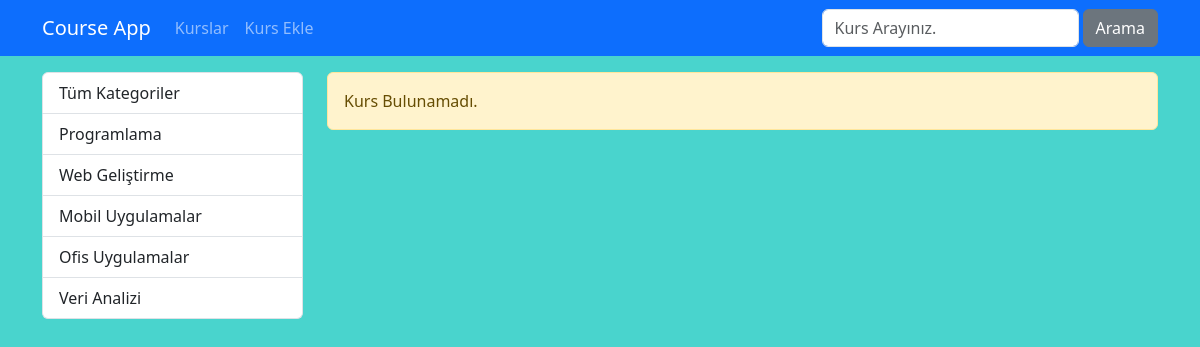
Page /kurs/ on the earlier database version.
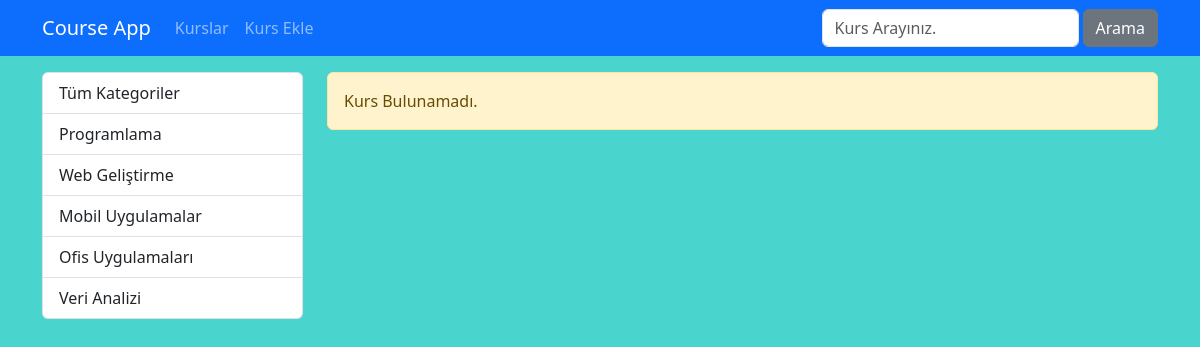
Same page on the later database version.
### courses/models.py (models this page shows, shortened)
class Category(models.Model):
    name = models.CharField(max_length=40)
    slug = models.SlugField(default="", null=False, unique=True, db_index=True, max_length=50)

### courses/views.py (the view)
# urls.py: path('', index, name="index"),
def index(request):
    kurslar = Course.objects.filter(isActive=1, isHome=1)
    kategoriler = Category.objects.all()
    context = dict(
        categories = kategoriler,
        courses = kurslar,
    )
    return render(request, 'courses/index.html', context)

### courses/templates/courses/index.html (shortened to what this page needs)
{% extends 'layout.html' %}
{% load static %}
{% block css_files %}
    <link rel="stylesheet" href="{% static 'courses/css/style.css' %}">
{% endblock %}
{% block content %}
    <div class="container mt-3">
        <div class="row">
            <div class="col-3">
                {% include 'courses/partials/_categories.html' %}
            </div>
            <div class="col-9">
                {% if page_obj.object_list|length == 0 %}
                    <div class="alert alert-warning">Kurs Bulunamadı.</div>
                {% endif %}
            </div>
        </div>
    </div>
{% endblock content %}

### courses/templates/courses/partials/_categories.html
<div class="list-group">
    <a href="/kurs" class="list-group-item list-group-item-action">Tüm Kategoriler</a>
    {% for category in categories %}
        <a href="{% url 'courses_by_category' category.slug %}" class="list-group-item list-group-item-action {% if seciliKategori == category.slug %}active{% endif %}">{{ category.name|title }}</a>
    {% endfor %}
</div>

Differences in the rows shown:
changed Category: name "Ofis Uygulamalar" → "Ofis Uygulamaları"
